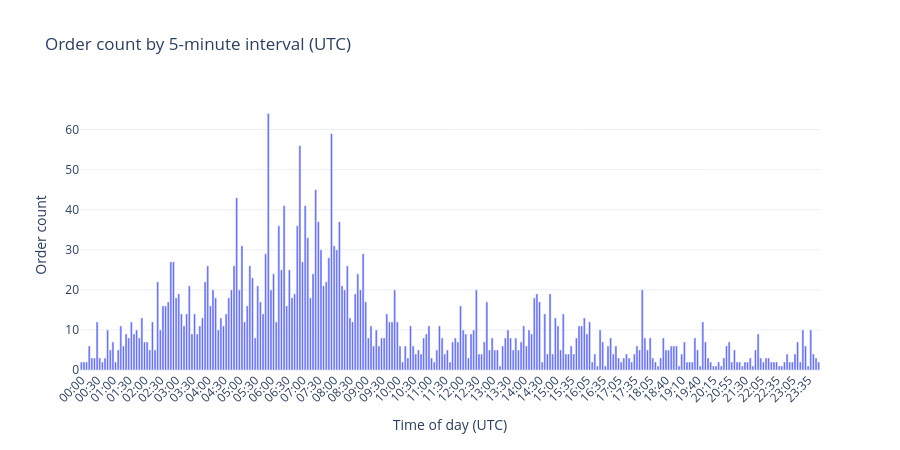

The code cell stored with this chart in its notebook:
### Code cell
local_orders = polybot_all['order_timestamp'].dt.tz_convert('utc')
time_of_day = local_orders.dt.floor('5min').dt.time
order_counts_5min = time_of_day.value_counts().sort_index()
order_counts_5min.index = [t.strftime('%H:%M') for t in order_counts_5min.index]

fig_time = go.Figure()
fig_time.add_trace(go.Bar(
    x=order_counts_5min.index,
    y=order_counts_5min.values,
    name='Orders'
))
fig_time.update_layout(
    title='Order count by 5-minute interval (UTC)',
    xaxis_title='Time of day (UTC)',
    yaxis_title='Order count',
    template='plotly_white', height=450,
    xaxis=dict(tickangle=-45),
)
fig_time.show()

### Figure 1 — Plotly figure (JSON) as saved in the notebook; plotly's stock layout.template omitted (floating-point values rounded to 4 significant figures; data arrays with more than 128 entries replaced by an {"elided": "..."} marker saying what was removed)
{"data": [{"name": "Orders", "type": "bar", "x": {"elided": "281 str values"}, "y": {"elided": "281 int values"}}], "layout": {"height": 450, "title": {"text": "Order count by 5-minute interval (UTC)"}, "xaxis": {"tickangle": -45, "title": {"text": "Time of day (UTC)"}}, "yaxis": {"title": {"text": "Order count"}}}}
